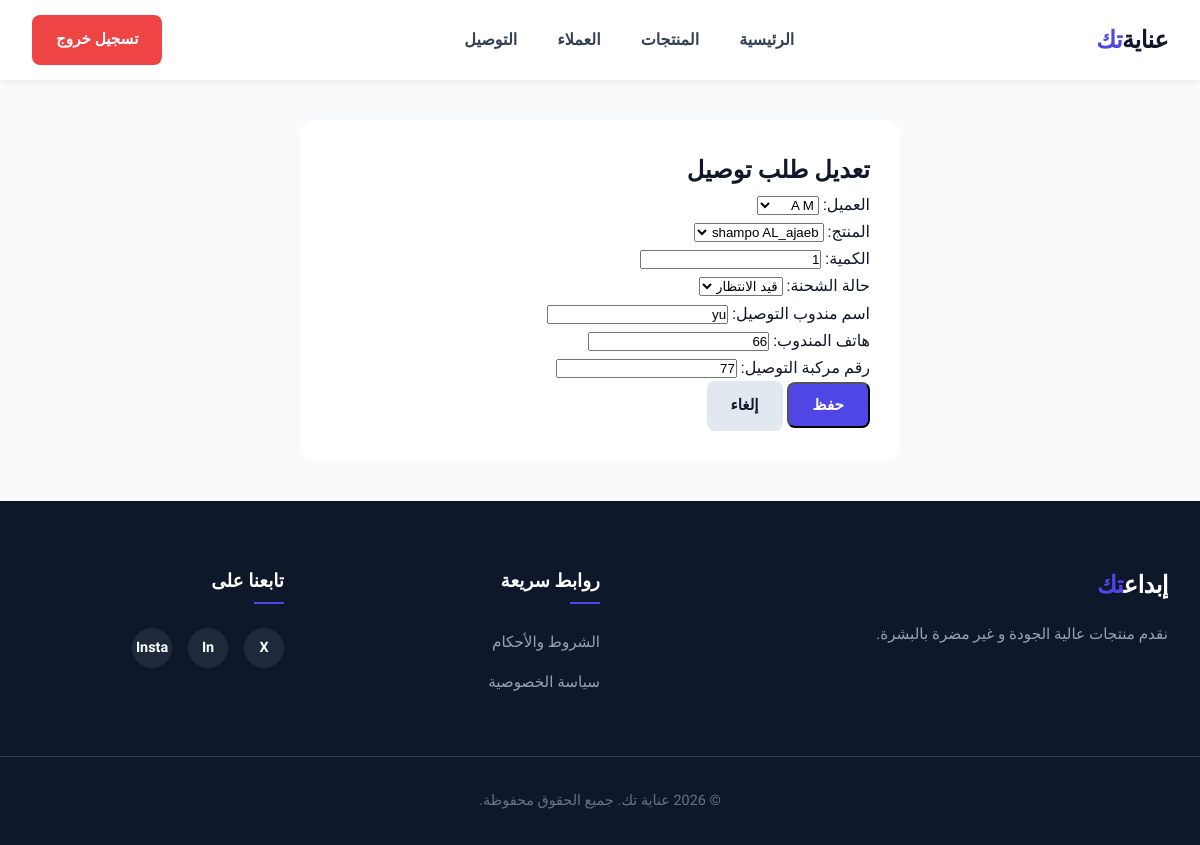
The page /delivery/update/4/ (signed in) on the database its author committed.
### delivery/models.py (models this page shows, shortened)
class DeliveryOrder(models.Model):
    STATUS_CHOICES = [
        ('PENDING', 'قيد الانتظار'),
        ('SHIPPED', 'تم الشحن'),
        ('DELIVERED', 'تم التوصيل'),
    ]
    customer = models.ForeignKey(Customer, on_delete=models.CASCADE, verbose_name="العميل")
    product = models.ForeignKey('products.Product', on_delete=models.CASCADE, verbose_name="المنتج")
    quantity = models.PositiveIntegerField(default=1, verbose_name="الكمية")
    status = models.CharField(max_length=20, choices=STATUS_CHOICES, default='PENDING', verbose_name="حالة الشحنة")
    order_date = models.DateTimeField(auto_now_add=True, verbose_name="تاريخ الطلب")
    delivery_driver_name = models.CharField(max_length=100, blank=True, null=True, verbose_name="اسم مندوب التوصيل")
    delivery_driver_phone = models.CharField(max_length=15, blank=True, null=True, verbose_name="هاتف المندوب")
    vehicle_number = models.CharField(max_length=50, blank=True, null=True, verbose_name="رقم مركبة التوصيل")

### delivery/views.py (the view)
# urls.py: path('update/<int:pk>/', views.DeliveryOrderUpdateView.as_view(), name='delivery_update'),
class DeliveryOrderUpdateView(LoginRequiredMixin, UpdateView):
    model = DeliveryOrder
    form_class = DeliveryOrderForm
    template_name = 'delivery/delivery_form.html'
    success_url = reverse_lazy('delivery_order_list')
    def get_context_data(self, **kwargs):
        context = super().get_context_data(**kwargs)
        context['title'] = 'تعديل طلب توصيل'
        return context

### delivery/forms.py
class DeliveryOrderForm(forms.ModelForm):
    class Meta:
        model = DeliveryOrder
        fields = ['customer', 'product', 'quantity', 'status', 'delivery_driver_name', 'delivery_driver_phone', 'vehicle_number']

### customers/models.py (called while the page is built)
    def __str__(self):
        return f"{self.first_name} {self.last_name}"

### products/models.py (called while the page is built)
    def __str__(self):
        return self.name

### delivery/templates/delivery/delivery_form.html (shortened to what this page needs)
{% extends 'base.html' %}
{% block content %}
<main class="form-page-wrapper">
    <div class="container" style="max-width: 600px; margin: 40px auto; background: #fff; padding: 30px; border-radius: 15px;">
        <h2>{{ title }}</h2>
        <form method="POST">
            {{ form.as_p }}
            <button type="submit" class="btn btn-primary">حفظ</button>
            <a href="{% url 'delivery_order_list' %}" class="btn" style="background:#e2e8f0;">إلغاء</a>
        </form>
    </div>
</main>
{% endblock %}

### static/css/style.css (style rules this page uses)
:root { --primary-color: #4f46e5; --primary-hover: #4338ca; --secondary-color: #0f172a; --light-bg: #f8fafc; --white: #ffffff; --text-color: #334155; --text-muted: #64748b; --transition: all 0.3s ease; --container-padding: 0 2rem; }
* { margin: 0; padding: 0; box-sizing: border-box; }
body { font-family: 'Cairo', sans-serif; background-color: var(--light-bg); color: var(--secondary-color); line-height: 1.7; }
a { text-decoration: none; color: inherit; transition: var(--transition); }
.container { max-width: 1200px; margin: 0 auto; padding: var(--container-padding); }
.btn { display: inline-block; padding: 0.75rem 1.5rem; border-radius: 8px; font-weight: 600; font-size: 0.95rem; cursor: pointer; transition: var(--transition); }
.btn-primary { background-color: var(--primary-color); color: var(--white); }

### rows shown on the page
DeliveryOrder: customer "A M", product "shampo AL_ajaeb", quantity "1", status "قيد الانتظار", delivery_driver_name "yu", delivery_driver_phone "66", vehicle_number "77"

### other values the page prints
{{ title }} "تعديل طلب توصيل"
